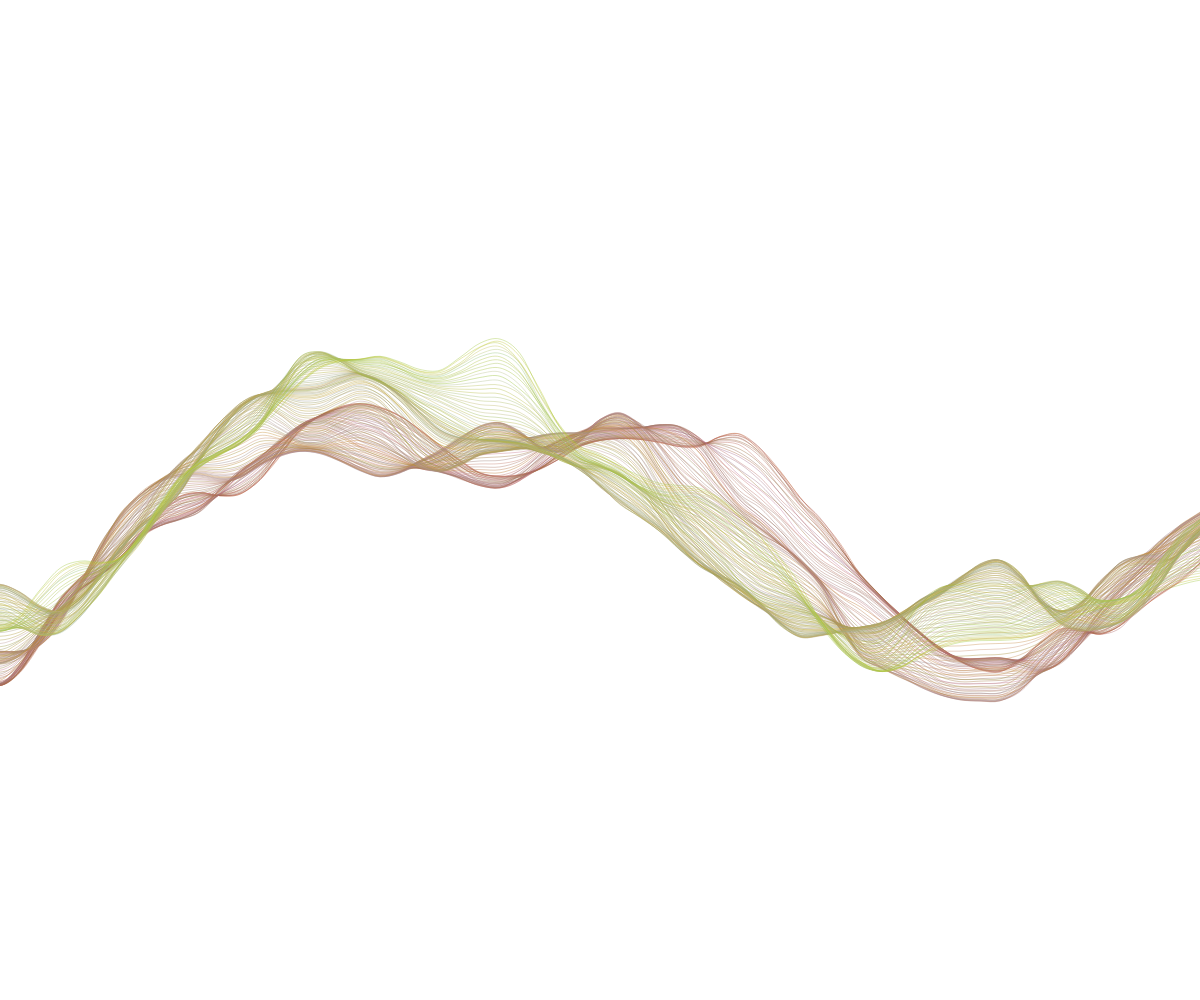
Frame 1 (no input)
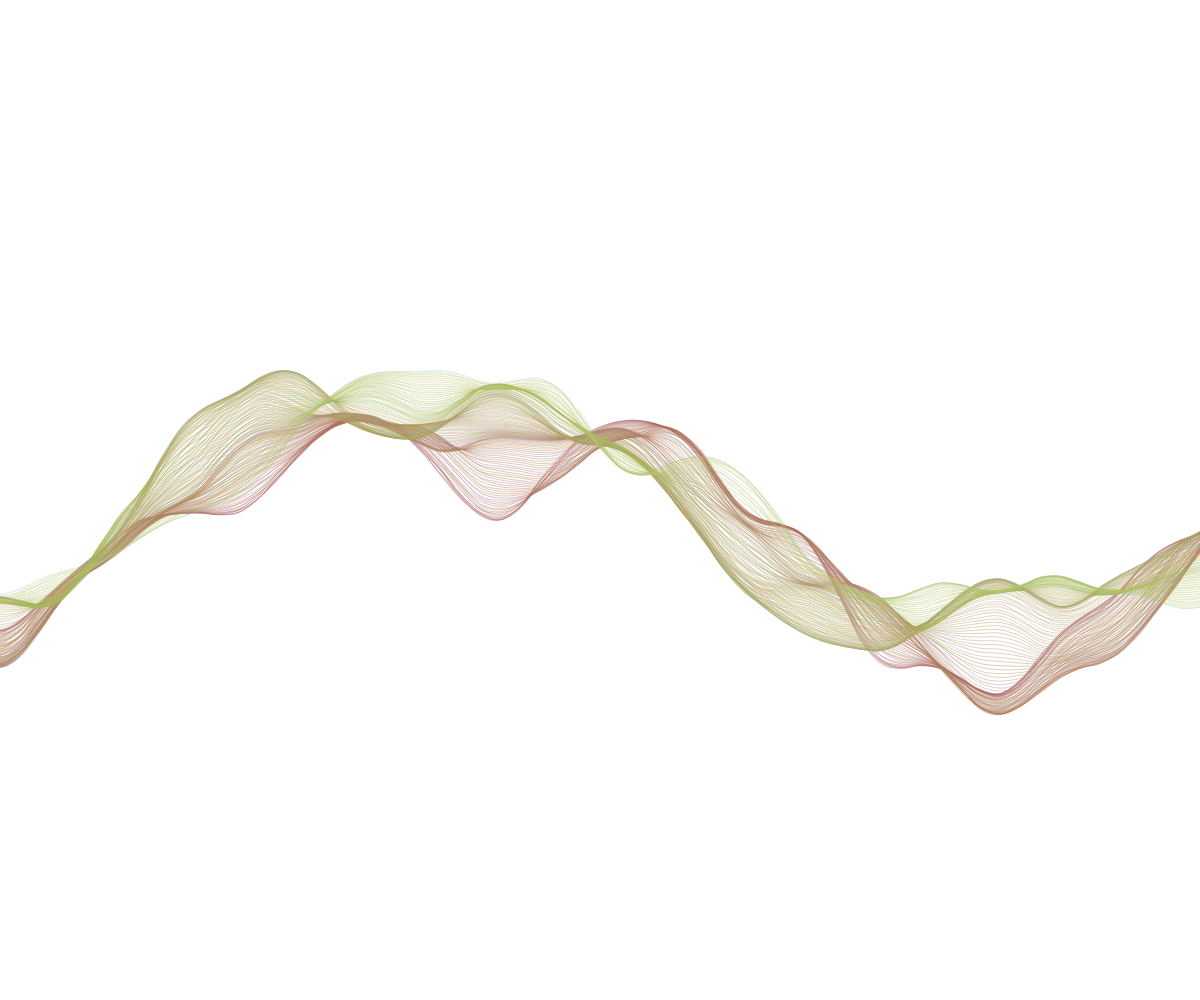
Frame 60 (no input)
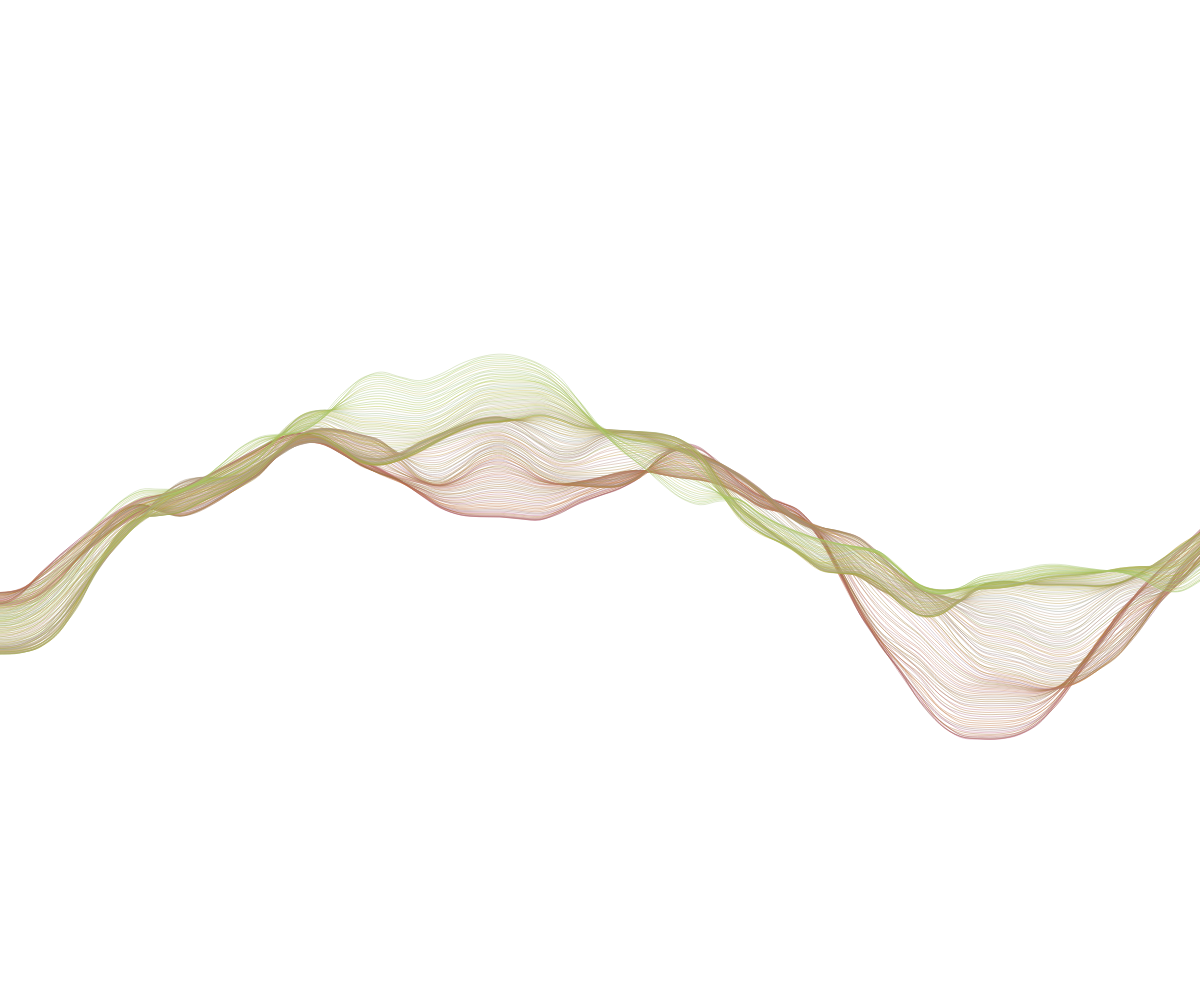
Frame 120 (the mouse pressed at the canvas centre since frame 60)

The p5.js sketch that drew these frames (run headless with seeded random() and noise() and a simulated clock; from frame 60 on, the mouse is pressed at the canvas centre):

// p5.js sketch
// ── sketch.js
let ranges;

function setup() {
  createCanvas(windowWidth, windowHeight);
}

function draw() {
background(255);
 mountains();
}

function mountains() {

  noFill();
  ranges = 150;
  strokeWeight(1);
  for (let i = 0; i < ranges; i++) {
    let palet = map(i, 0, ranges, 100, 200);
    stroke(random(150,200), palet, random(50, 150),100);
    beginShape();
    for (let x = -width ; x < width +100; x += 20) {
      let n = noise(x *0.002+random(0.01,0.002), i * 0.005, millis() * 0.0002);
      let y = map(n, 0, 1, height/5, height);
      curveVertex(x, y-50);
    }
    endShape();
  }
}
